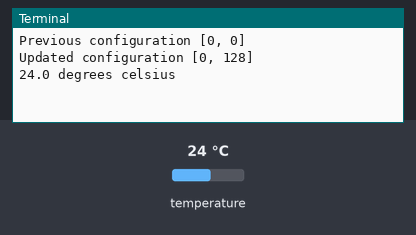
Simulated run of this program. Board: Raspberry Pi (BCM pin numbers). Shown: the last lines printed to the terminal. The test bench sets the inputs (shaded band); at power-on: temperature 24 °C.

Above: at 1.2 s.
1.3 s: temperature set to 12 °C
At 2.4 s:
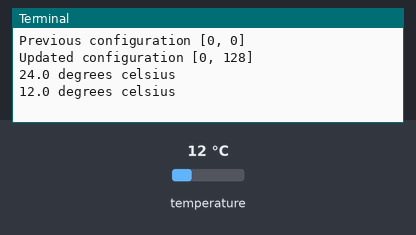
4.0 s: temperature set to 19 °C
At 5.2 s:
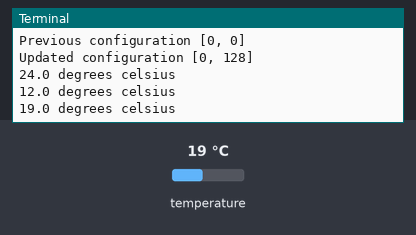
Timing chart, 0 to 7.0 s (numbered marks = the images above; inputs shaded):
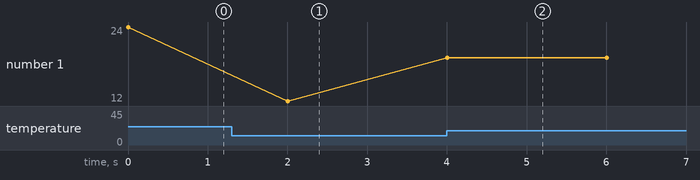

The program:

read_temp.py
```python
import smbus
import time

# i2c channel to use and device address
channel = 1
address = 0x48

# memory registers for config and temperature
config_register = 0x01
temperature_register = 0x00

# 2's complement of a number
def twos_complement(values, bits):
    if (values & (1 << (bits - 1))) != 0:
        values = values - (1 << bits)
    return values

# Read temperature register and calculate degrees celsius
def get_temp():
    reading = temp_sensor_bus.read_i2c_block_data(address, temperature_register, 2)

    # shift first byte over 4 bits and remove last 4 bits of second bit
    reading_shifted = (reading[0] << 4) | (reading[1] >> 5)

    # after shift calculate 2s complement and convert registers values to degrees celsius
    return (twos_complement(reading_shifted, 12)) * 0.0625

def setup_temp():
    # Read configuration register
    values = temp_sensor_bus.read_i2c_block_data(address, config_register, 2)
    print('Previous configuration %s' % values)

    # Configure sampling
    values[1] = values[1] & 0b00111111
    values[1] = values[1] | (0b10 << 6)

    # Write sampling
    temp_sensor_bus.write_i2c_block_data(address, config_register, values)

    # Confirm config update
    values = temp_sensor_bus .read_i2c_block_data(address, config_register, 2)
    print('Updated configuration %s ' % values)

# Initialise the i2c bus
temp_sensor_bus = smbus.SMBus(channel)

setup_temp()

try:
    while 1:
        temperature = get_temp()

        print('%s degrees celsius' % round(temperature, 2))

        time.sleep(2)

except KeyboardInterrupt:
    print('Exiting.')
```

Measured:
- after the input at 1.3 s, the terminal: prints a new line after 0.70 s (image 1)
- after the input at 4.0 s, the terminal: prints a new line at once (image 2)
- plotted number 1: 24 → 12 after the input at 1.3 s, 12 → 19 after the input at 4.0 s
